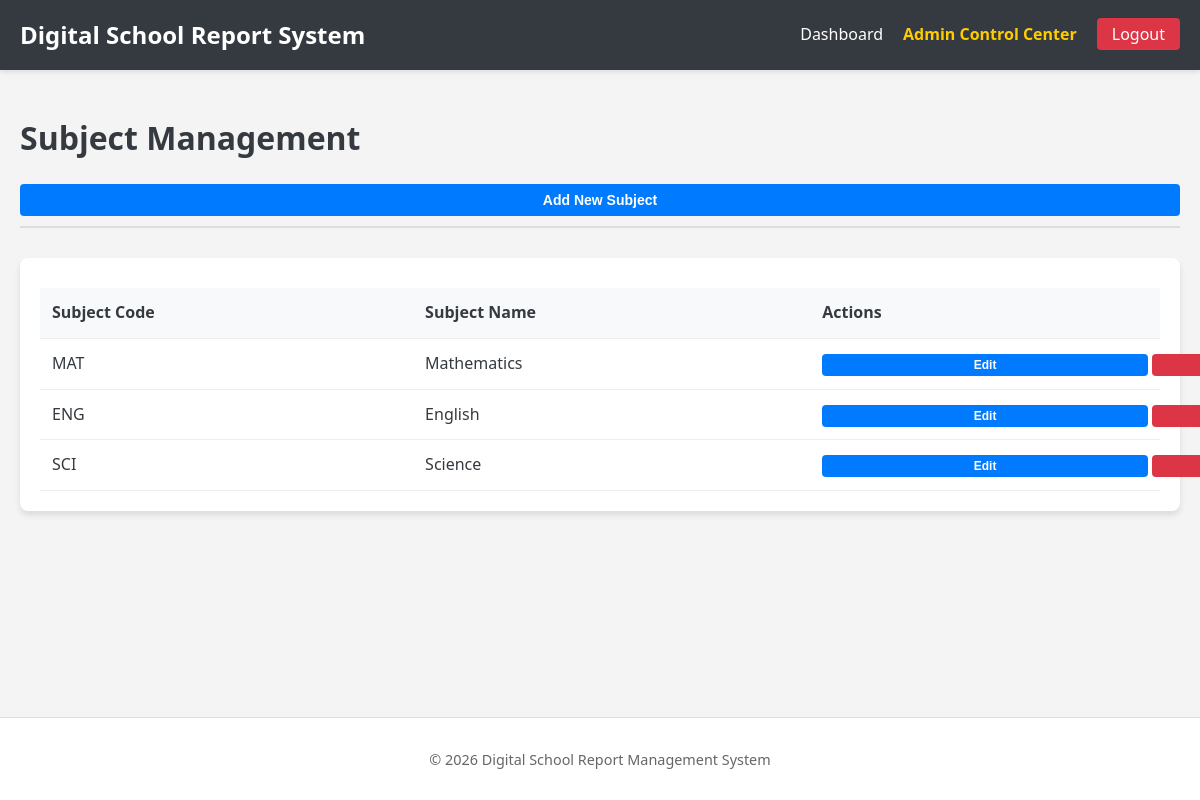
The page /modules/admin/manage_subjects.php (signed in) on the database its author committed.
### tables this page shows
CREATE TABLE IF NOT EXISTS subjects (
    id INT AUTO_INCREMENT PRIMARY KEY,
    school_id INT,
    subject_code VARCHAR(20),
    subject_name VARCHAR(100) NOT NULL,
    FOREIGN KEY (school_id) REFERENCES schools(id) ON DELETE CASCADE
);

### modules/admin/manage_subjects.php (the view, shortened to what this page needs)
<?php
require_once '../../config/db.php';
$school_id = $_SESSION['school_id'];
include '../../includes/header.php';
$stmt = $pdo->prepare("SELECT * FROM subjects WHERE school_id = ?");
$stmt->execute([$school_id]);
$subjects = $stmt->fetchAll();
?>
<div class="container">
    <div class="dashboard-header">
        <h1>Subject Management</h1>
        <button class="btn btn-primary" onclick="alert('Add Subject Logic Here')">Add New Subject</button>
    </div>
    <div class="card">
        <table class="data-table">
            <thead>
                <tr>
                    <th>Subject Code</th>
                    <th>Subject Name</th>
                    <th>Actions</th>
                </tr>
            </thead>
            <tbody>
                <?php foreach ($subjects as $subject): ?>
                <tr>
                    <td><?php echo $subject['subject_code']; ?></td>
                    <td><?php echo $subject['subject_name']; ?></td>
                    <td>
                        <button class="btn btn-sm">Edit</button>
                        <button class="btn btn-sm btn-danger">Delete</button>
                    </td>
                </tr>
                <?php endforeach; ?>
            </tbody>
        </table>
    </div>
</div>
<?php include '../../includes/footer.php'; ?>

### assets/css/style.css (style rules this page uses)
:root { --primary-color: #007bff; --secondary-color: #6c757d; --success-color: #28a745; --danger-color: #dc3545; --light-color: #f4f4f4; --dark-color: #343a40; }
html, body { height: 100%; margin: 0; padding: 0; }
body { font-family: 'Segoe UI', Tahoma, Geneva, Verdana, sans-serif; background-color: var(--light-color); color: var(--dark-color); line-height: 1.6; }
.dashboard-body { display: flex; flex-direction: column; height: 100vh; overflow: hidden; }
.dashboard-header { margin-bottom: 30px; border-bottom: 2px solid #ddd; padding-bottom: 10px; }
.card { background: white; padding: 20px; border-radius: 8px; box-shadow: 0 4px 6px rgba(0,0,0,0.1); }
.container { max-width: 1200px; margin: 0 auto; padding: 0 20px; }
button { width: 100%; padding: 12px; background-color: var(--primary-color); color: white; border: none; border-radius: 4px; cursor: pointer; font-size: 1rem; font-weight: 600; }
.data-table { width: 100%; border-collapse: collapse; margin-top: 10px; white-space: nowrap; }
.data-table th, .data-table td { padding: 12px; text-align: left; border-bottom: 1px solid #eee; }
.data-table th { background-color: #f8f9fa; font-weight: 600; }
.btn { display: inline-block; padding: 8px 16px; border-radius: 4px; text-decoration: none; cursor: pointer; font-size: 14px; font-weight: 600; transition: all 0.3s; border: none; }
.btn-sm { padding: 4px 8px; font-size: 12px; }
.btn-primary { background-color: var(--primary-color); color: white; }
.btn-danger { background-color: var(--danger-color); color: white; }

### rows shown on the page
subjects: subject_code "MAT", subject_name "Mathematics"
subjects: subject_code "ENG", subject_name "English"
subjects: subject_code "SCI", subject_name "Science"

### other values the page prints
APP_NAME "Digital School Report System"
